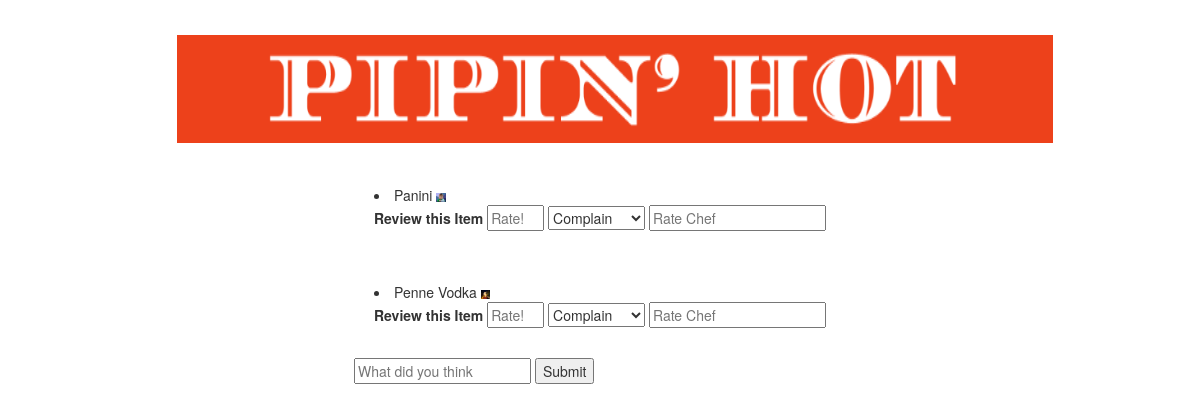
Screenshot of /forums/review/6 with the database file from the repository.
### menu/models.py (models this page shows)
class FoodItem(models.Model):
    name = models.CharField(max_length=50, unique=True)
    price = models.DecimalField(max_digits=6, decimal_places=2)
    img = models.ImageField(upload_to='uploads/')
    category = models.CharField(max_length=50)
    description = models.CharField(
        max_length=300, default="No description given")
    quantity_ordered = models.IntegerField(default=0)
    rating = models.IntegerField(default=0)
    chef_name = models.ForeignKey(
        User, on_delete=models.CASCADE, blank=True, default=None)
    vip_exclusive = models.BooleanField(default=False)

### reg_log/models.py (models this page shows)
class User(AbstractUser):
    user_choices = [
        ('customer', 'Customer'),
        ('chef', 'Chef'),
        ('delivery', 'Delivery'),
        ('manager', 'Manager'),
        ('sales', 'Sales Associate')
    ]
    is_customer = models.BooleanField(default=False)
    is_chef = models.BooleanField(default=False)
    is_deliverer = models.BooleanField(default=False)
    is_manager = models.BooleanField(default=False)
    is_sales = models.BooleanField(default=False)
    username = models.CharField(max_length=50, unique=True)
    user_type = models.CharField(
        max_length=30, choices=user_choices, blank=True)

### forums/views.py (the view, shortened to what this page needs)
# urls.py: path("review/<int:pk>", views.review.as_view(), name='review')
class review(View):
    def get(self, request, pk, *args, **kwargs):
        review = Review.objects.get(pk=pk)
        order = OrderModel.objects.get(pk=review.order_assigned.pk)
        is_delivery = order.is_delivery
        context = {
            'review': review,
            'order': order,
            'is_delivery': is_delivery
        }
        return render(request, "review.html", context)

### forums/templates/review.html (shortened to what this page needs)
{% load static %}
<!DOCTYPE html>
<html lang="en">
<head>
    <link rel = "stylesheet" href = "{% static '/css/usrDashboard.css' %}">
    <link rel = "stylesheet" href="https://maxcdn.bootstrapcdn.com/bootstrap/3.3.7/css/bootstrap.min.css">
</head>
<body>
    <a href = "{% url 'defaultHome' %}"> <img src="{% static 'Pipin-Hot.png' %}"/> </a>
    <br>
    <form method="POST">
        {% if is_delivery %}
        {% for item in review.order_assigned.items.all %}
        <div>
            <u1 style = "list-style: none;">
                {{item.name}}
                <li style = "padding: 20px; margin-top: 0.2vw; margin-bottom: 0.70vw">
                    <img style = "width:0.8vw; height:0.75vw;" src = "{{ item.img.url }}"/>
                    <label for="{{item.name}}">Review this Item</label>
                    <input type="hidden" name="items[]" value="{{ item.pk }}">
                    <input type="number" min= "0" max="10" name="{{ item.name}}" placeholder="Rate!">
                </li>
            </u1>
        </div>
        {% endfor %}
            <select id="delivery_rating" name="review delivery">
                <option value = "complain">Complain</option>
                <option value = "compliment">Compliment</option>
            </select>
            <input type="text" placeholder="Rate delivery" name="description"/>
        </div>
            {% else %}
            {% for item in review.order_assigned.items.all %}
                    <li style = "padding: 20px; margin-top: 0.2vw; margin-bottom: 0.70vw">
                        {{item.name}}
                        <img style = "width:0.8vw; height:0.75vw;" src = "{{ item.img.url }}"/>
                        <br>
                    <label for="{{item.name}}">Review this Item</label>
                    <input type="number" min= "0" max="10" name="{{ item.name}}" placeholder="Rate!">
                    <select id="chef_rating" name="{{item.chef_name.username}},{{item.name}}">
                        <option value = "complain">Complain</option>
                    </select>
                    <input type="text" placeholder="Rate Chef" name="description,{{item.pk}}"/>
                    </li>
            {% endfor %}
            {% endif %}
        <input type="text" placeholder="What did you think" name="description"/>
        <button>Submit</button>
    </form>
</body>

### static/css/usrDashboard.css (style rules this page uses)
body { display: flex; align-items: center; justify-content: center; padding: 35px; flex-direction: column; }

### forums/templates/review.html (style rules this page uses)
a { margin-left: 30px; font-size: 2vw; text-align: center; }

### rows the page displays
FoodItem: name "Panini", img (picture), chef_name+name "Complain"
FoodItem: name "Penne Vodka", img (picture), chef_name+name "Complain"
